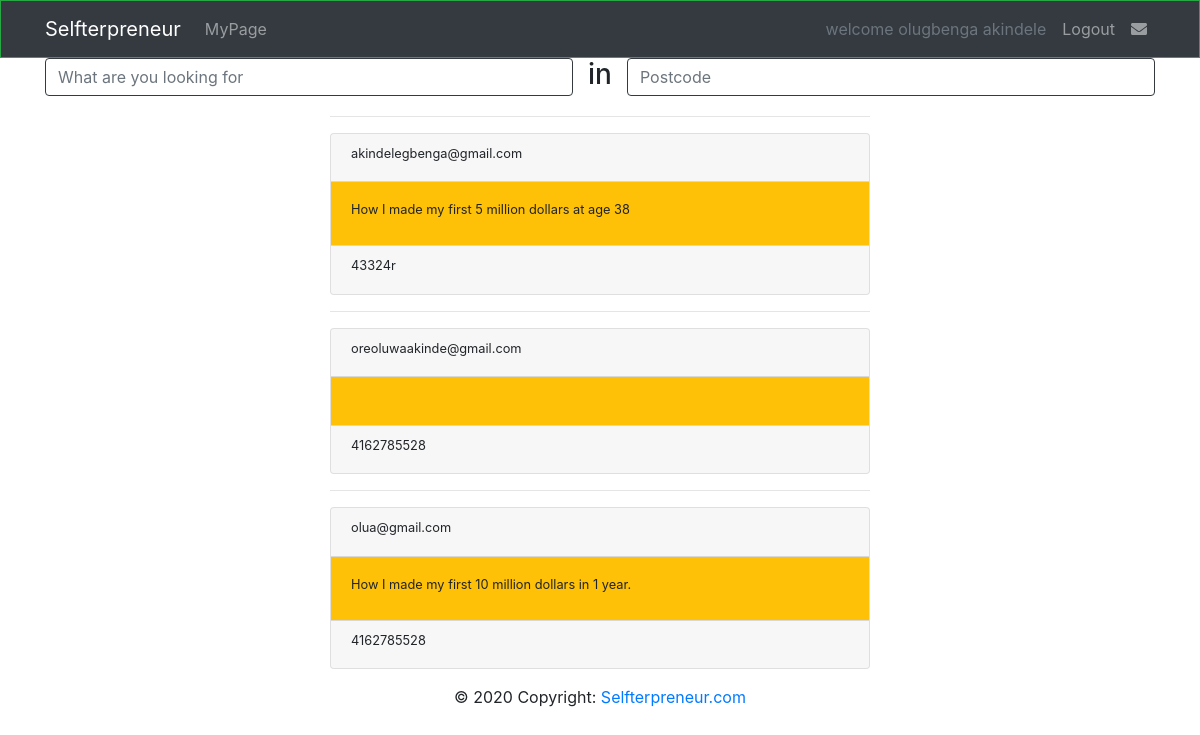
Screenshot of /home (signed in) with the database file from the repository.
### app/auth/models.py (models this page shows, shortened)
class Users(UserMixin, db.Model):
    __tablename__ = 'users'
    id = db.Column(db.Integer, primary_key = True)
    user_name = db.Column(db.String(100),nullable = False)
    user_email = db.Column(db.String(100),nullable = False)
    user_password = db.Column(db.String(100),nullable = False)
    email_confirmation_sent_on = db.Column(db.DateTime, nullable=True, default = datetime.utcnow())
    email_confirmed = db.Column(db.Boolean, nullable=True, default=False)
    email_confirmed_on = db.Column(db.DateTime, nullable=True,default = datetime.utcnow())

### app/me/models.py (models this page shows, shortened)
class Personal_Info(db.Model):
    __tablename__ = 'personal_info'
    id = db.Column(db.Integer, primary_key=True)
    user_name = db.Column(db.String(100), nullable=False)
    user_email = db.Column(db.String(100), nullable=False)
    user_mobile_phone = db.Column(db.String(100))
    user_work_phone = db.Column(db.String(100))
    user_postcode= db.Column(db.String(100), nullable=False)
    user_city=db.Column(db.String(100))
    user_country =  db.Column(db.String(100))
    user_bio = db.Column(db.String(1000))
    user_url = db.Column(db.String(1000))
    user_twitter=db.Column(db.String(1000))
    user_company = db.Column(db.String(1000))

### app/auth/routes.py (the view)
@auth.route('/home', methods = ["GET","POST"])
def home():
    users = Personal_Info.query.all()
    form = SearchForm()
    return render_template('index.html', title='home_page', form = form, users= users)

### app/auth/forms.py
class SearchForm(FlaskForm):
    what = StringField("what")
    where = StringField("Where", validators=[DataRequired()])

### app/auth/models.py (called while the page is built)
@login_manager.user_loader
def load_user(id):
    return Users.query.get(int(id))

### app/auth/templates/index.html (shortened to what this page needs)
{% extends 'layout.html' %}
{% block page_body %}
<div class="container">
    <form method="POST" action="">
        <div class="row justify-content-center">
            <div class="col">
                {{ form.what (placeholder ='What are you looking for',class ='form-control justify-right border border-dark')}}
            </div>
            <h3>in </h3>
            <div class="col">
                {{ form.where(placeholder ='Postcode',class ='form-control justify-right border border-dark')}}
            </div>
        </div>
    </form>
    <div class="row">
        <div class="col-xs-12 col-sm-3 col-md-3 col-lg-3">
        </div>
        <div class="col-xs-12 col-sm-6 col-md-6 col-lg-6 ">
            {% for user in users  %}
            <hr>
            <div class="card">
                <div class="card-header">
                    <h2 class="small">{{ user.user_email }}</h2>
                </div>
                <div class="card-body h-25 d-inline-block bg-warning">
                    <h2 class="small">{{ user.user_bio }}</h2>
                </div>
                <div class="card-footer">
                    <h2 class="small">{{ user.user_work_phone }}</h2>
                </div>
            </div>
            {% endfor %}
        </div>
        <div class="col-xs-12 col-sm-3 col-md-3 col-lg-3">
        </div>
    </div>
</div>
{% endblock page_body %}

### app/auth/templates/layout.html (shortened to what this page needs)
<!doctype html>
<html lang="en">
{% block head %}
<head>
    <link rel="stylesheet" href="https://stackpath.bootstrapcdn.com/bootstrap/4.4.1/css/bootstrap.min.css"
>
    <link href="{{ url_for('static' , filename='css/styles.css')}}" rel="stylesheet" />
</head>
{% endblock head %}
<body>
    {% block navbar %}
    <nav class="navbar navbar-expand-md navbar-dark bg-dark opacity-4 border border-success">
        <div class="container">
            <a href="{{ url_for('auth.home') }}" class="navbar-brand">Selfterpreneur</a>
            <div class="collapse navbar-collapse" id="navbarNav">
                <ul class="navbar-nav">
                    {% if current_user.is_authenticated %}
                    <li class="nav-item">
                        <a class="nav-link"
                            href="{{ url_for('me.myprofile') }}">MyPage</a>
                    </li>
                    {% endif %}
                </ul>
                <div class="navbar-nav ml-auto">
                    {% if current_user.is_authenticated %}
                    <li class="nav-item">
                        <a class="nav-link text-lowercase text-muted">Welcome {{ current_user.user_name.title()}}</a>
                    </li>
                    <li class="nav-item">
                        <a class="nav-link" href="{{ url_for('auth.signout') }}">Logout</a>
                    </li>
                    <li>
                        <a class="nav-link" href=""><i class="fa fa-envelope" aria-hidden="true"></i></a>
                    </li>
                    {% endif %}
                </div>
            </div>
        </div>
    </nav>
    {% endblock navbar %}
    {% block page_body %}{% endblock page_body %}
    <footer class="page-footer font-small">
        <div class="container">
            <div class="row justify-content-center login-footer-row-2">
                <div class="footer-copyright text-center py-3">© 2020 Copyright:
                    <a href="#">Selfterpreneur.com</a>
                </div>
            </div>
        </div>
    </footer>
</body>
</html>

### rows the page displays
Users: user_name "olugbenga akindele"
Personal_Info: user_email "akindelegbenga@gmail.com", user_bio "How I made my first 5 million dollars at age 38", user_work_phone "43324r"
Personal_Info: user_email "oreoluwaakinde@gmail.com", user_work_phone "4162785528"
Personal_Info: user_email "olua@gmail.com", user_bio "How I made my first 10 million dollars in 1 year.", user_work_phone "4162785528"
